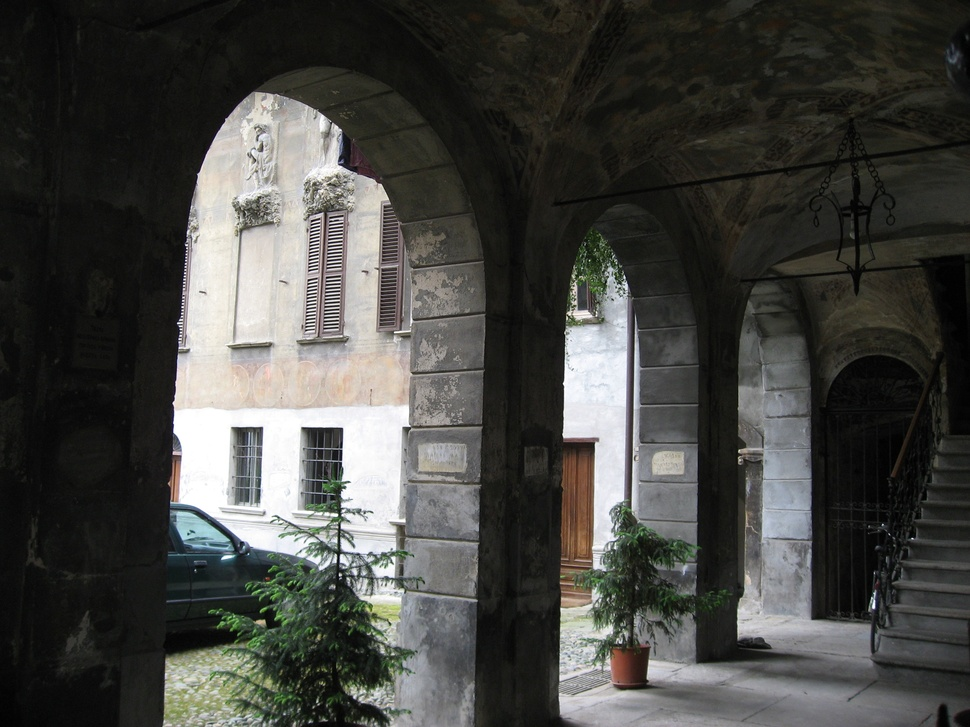
#> input picture data/AquaTermi_lowcontrast.JPG, 970 x 727 px, shrunk from 2816 x 2112 before the run, given in place of box.png, which was not available
$ jupyter execute --allow-errors ch22_notebook.ipynb   (Python 2 division)   (older library calls are emulated)
#> lines starting #> are read from the running program, lines starting #| are printed output that depends on the picture; pictures that were not available may be replaced by others from this repository, and a replacement may not be noted
[cell 1]
from pylab import *
from numpy import *
from PIL import Image
from PCV.localdescriptors import harris
from pcv_book import sift
import matplotlib.pyplot as plt

[cell 2]
import numpy as np
import cv2
from matplotlib import pyplot as plt

img1 = cv2.imread('box.png',0)          # queryImage
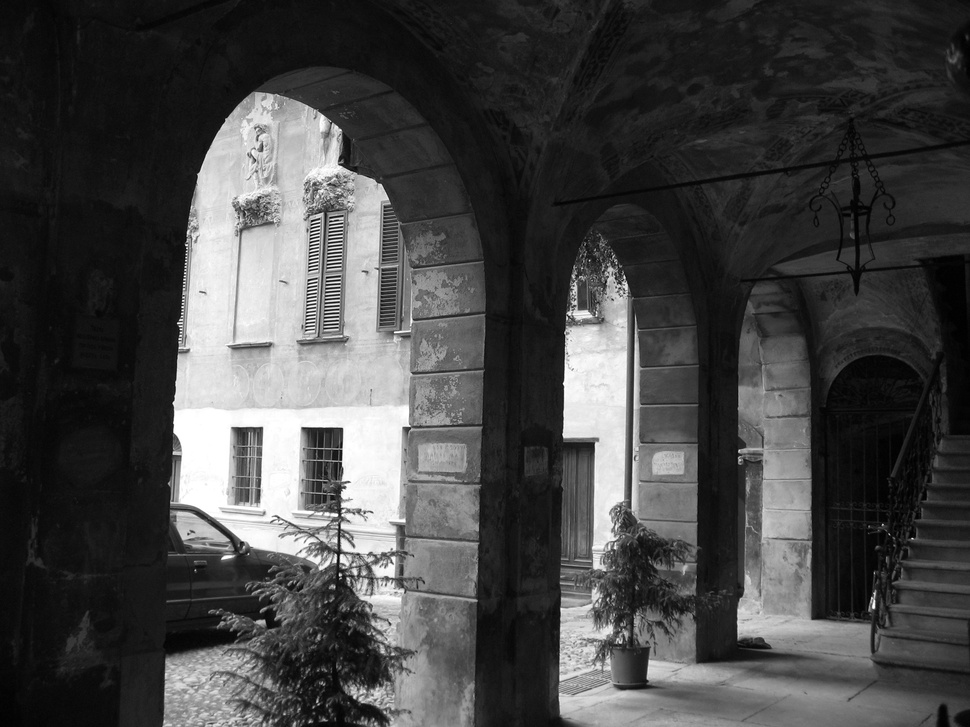
#> img1: shape (727, 970); min 0, max 255, mean 69.5
img2 = cv2.imread('box_in_scene.png',0) # trainImage
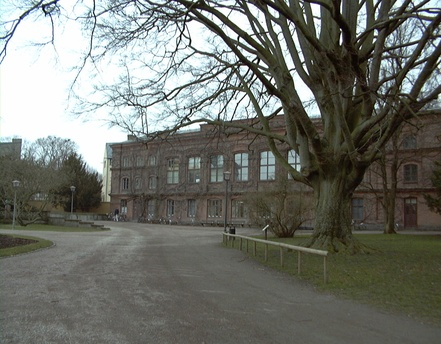
#> input picture data/Univ1.jpg, 441 x 344 px, shrunk from 1280 x 1000 before the run, given in place of box_in_scene.png, which was not available
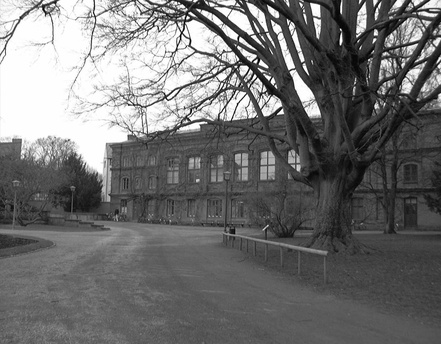
#> img2: shape (344, 441); min 0, max 255, mean 112.9

# Initiate SIFT detector
sift = cv2.SIFT()

# find the keypoints and descriptors with SIFT
kp1, des1 = sift.detectAndCompute(img1,None)
#> kp1 = 2378 keypoints; strongest (x, y, size): (340, 575, 2.1), (873, 607, 2.5), (323, 450, 30.3), (598, 377, 61.2)
kp2, des2 = sift.detectAndCompute(img2,None)
#> kp2 = 1108 keypoints; strongest (x, y, size): (188, 18, 2), (255, 62, 2), (255, 76, 2), (316, 9, 6.8)

# BFMatcher with default params
bf = cv2.BFMatcher()
matches = bf.knnMatch(des1,des2, k=2)
#> matches = 2378 matches

# Apply ratio test
good = []
for m,n in matches:
    if m.distance < 0.75*n.distance:
        good.append([m])
#> after the loop, good = 37 matches

# cv2.drawMatchesKnn expects list of lists as matches.
#> (the rest of this cell did not finish here and is left out)
